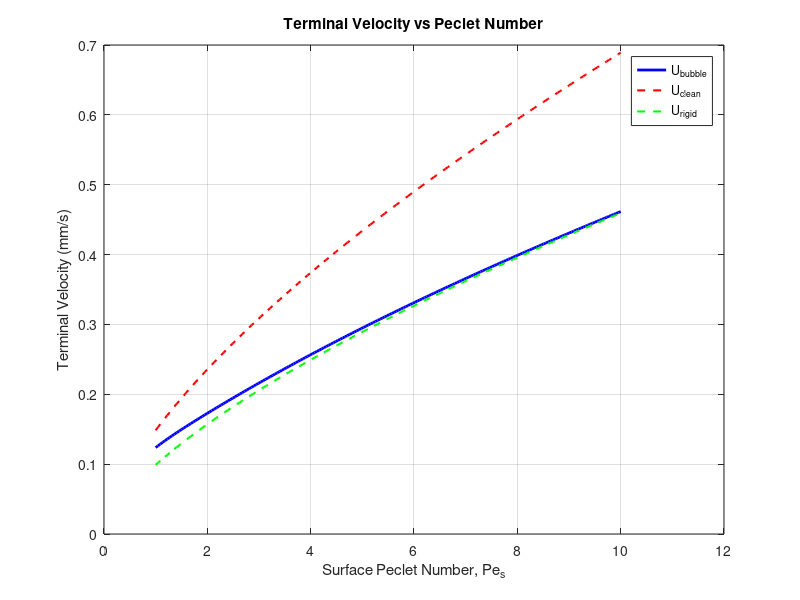

Reproduce this figure in MATLAB.
% velocity_study_Pe_vs_U.m
clear; clc; close all;

% --- Physical parameters ---
rho_water = 1000;       % kg/m^3
mu_water  = 0.001;      % Pa·s
g         = 9.81;       % m/s^2
Ds        = 1e-9;       % surface diffusivity [m^2/s]

% --- Target Peclet numbers (range 1 to 10) ---
Pe_target = linspace(1, 10, 200);

% --- Compute radii from Peclet numbers ---
R_vals = ((3*mu_water*Ds)./(rho_water*g) .* Pe_target).^(1/3);

% Preallocate
U_clean  = zeros(size(R_vals));
U_rigid  = zeros(size(R_vals));
U_bubble = zeros(size(R_vals));
Pe_check = zeros(size(R_vals));

for i = 1:length(R_vals)
    R = R_vals(i);

    % --- Theoretical limits ---
    prefactor    = (rho_water * g * R^2) / mu_water;
    U_clean(i)   = (1/3) * prefactor;
    U_rigid(i)   = (2/9) * prefactor;

    % --- Peclet number (verification using U_clean) ---
    Pe_check(i)  = (U_clean(i) * R) / Ds;

    % --- Bubble velocity model ---
    U_bubble(i)  = U_rigid(i) + (U_clean(i)-U_rigid(i)) ./ (1+Pe_check(i).^2);
end

% Convert to mm/s
U_clean_mm  = U_clean * 1e3;
U_rigid_mm  = U_rigid * 1e3;
U_bubble_mm = U_bubble * 1e3;

% --- Plot velocity vs Peclet number ---
figure;
plot(Pe_check, U_bubble_mm, 'b-', 'LineWidth', 2); hold on;
plot(Pe_check, U_clean_mm,  'r--', 'LineWidth', 1.5);
plot(Pe_check, U_rigid_mm,  'g--', 'LineWidth', 1.5);

xlabel('Surface Peclet Number, Pe_s');
ylabel('Terminal Velocity (mm/s)');
title('Terminal Velocity vs Peclet Number');
legend('U_{bubble}','U_{clean}','U_{rigid}','Location','best');
grid on;
